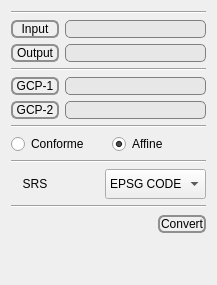
         <widget class="QWidget" name="tab">
          <attribute name="title">
           <string>SHP-Reprojection</string>
          </attribute>
          <layout class="QVBoxLayout" name="verticalLayout_5">
           <item>
            <layout class="QGridLayout" name="gridLayout_3">
             <item row="1" column="0">
              <widget class="QPushButton" name="rpjshpInput">
               <property name="styleSheet">
                <string notr="true">QPushButton {
     border: 2px solid #8f8f91;
     border-radius: 6px;
     background-color: qlineargradient(x1: 0, y1: 0, x2: 0, y2: 1,
                                       stop: 0 #f6f7fa, stop: 1 #dadbde);
     min-width: 44px;
 }

 QPushButton:pressed {
     background-color: qlineargradient(x1: 0, y1: 0, x2: 0, y2: 1,
                                       stop: 0 #dadbde, stop: 1 #f6f7fa);
 }

 QPushButton:flat {
     border: none; /* no border for a flat push button */
 }

 QPushButton:default {
     border-color: navy; /* make the default button prominent */
 }</string>
               </property>
               <property name="text">
                <string>Input</string>
               </property>
              </widget>
             </item>
             <item row="2" column="0">
              <widget class="QPushButton" name="rpjshpOutput">
               <property name="styleSheet">
                <string notr="true">QPushButton {
     border: 2px solid #8f8f91;
     border-radius: 6px;
     background-color: qlineargradient(x1: 0, y1: 0, x2: 0, y2: 1,
                                       stop: 0 #f6f7fa, stop: 1 #dadbde);
     min-width: 44px;
 }

 QPushButton:pressed {
     background-color: qlineargradient(x1: 0, y1: 0, x2: 0, y2: 1,
                                       stop: 0 #dadbde, stop: 1 #f6f7fa);
 }

 QPushButton:flat {
     border: none; /* no border for a flat push button */
 }

 QPushButton:default {
     border-color: navy; /* make the default button prominent */
 }</string>
               </property>
               <property name="text">
                <string>Output</string>
               </property>
              </widget>
             </item>
             <item row="1" column="1">
              <widget class="QLineEdit" name="rpjshpInput_file">
               <property name="styleSheet">
                <string notr="true">QLineEdit {
     border: 1px solid gray;
     border-radius: 5px;
     padding: 0 8px;
     background: rgb(231, 231, 231);
 }</string>
               </property>
              </widget>
             </item>
             <item row="2" column="1">
              <widget class="QLineEdit" name="rpjshpOutput_file">
               <property name="styleSheet">
                <string notr="true">QLineEdit {
     border: 1px solid gray;
     border-radius: 5px;
     padding: 0 8px;
     background: rgb(231, 231, 231);
 }</string>
               </property>
              </widget>
             </item>
             <item row="5" column="0">
              <widget class="QPushButton" name="rpjGCP2">
               <property name="styleSheet">
                <string notr="true">QPushButton {
     border: 2px solid #8f8f91;
     border-radius: 6px;
     background-color: qlineargradient(x1: 0, y1: 0, x2: 0, y2: 1,
                                       stop: 0 #f6f7fa, stop: 1 #dadbde);
     min-width: 44px;
 }

 QPushButton:pressed {
     background-color: qlineargradient(x1: 0, y1: 0, x2: 0, y2: 1,
                                       stop: 0 #dadbde, stop: 1 #f6f7fa);
 }

 QPushButton:flat {
     border: none; /* no border for a flat push button */
 }

 QPushButton:default {
     border-color: navy; /* make the default button prominent */
 }</string>
               </property>
               <property name="text">
                <string>GCP-2</string>
               </property>
              </widget>
             </item>
             <item row="4" column="0">
              <widget class="QPushButton" name="rpjGCP1">
               <property name="styleSheet">
                <string notr="true">QPushButton {
     border: 2px solid #8f8f91;
     border-radius: 6px;
     background-color: qlineargradient(x1: 0, y1: 0, x2: 0, y2: 1,
                                       stop: 0 #f6f7fa, stop: 1 #dadbde);
     min-width: 44px;
 }

 QPushButton:pressed {
     background-color: qlineargradient(x1: 0, y1: 0, x2: 0, y2: 1,
                                       stop: 0 #dadbde, stop: 1 #f6f7fa);
 }

 QPushButton:flat {
     border: none; /* no border for a flat push button */
 }

 QPushButton:default {
     border-color: navy; /* make the default button prominent */
 }</string>
               </property>
               <property name="text">
                <string>GCP-1</string>
               </property>
              </widget>
             </item>
             <item row="5" column="1">
              <widget class="QLineEdit" name="rpjGCP2_file">
               <property name="styleSheet">
                <string notr="true">QLineEdit {
     border: 1px solid gray;
     border-radius: 5px;
     padding: 0 8px;
     background: rgb(231, 231, 231);
 }</string>
               </property>
              </widget>
             </item>
             <item row="4" column="1">
              <widget class="QLineEdit" name="rpjGCP1_file">
               <property name="styleSheet">
                <string notr="true">QLineEdit {
     border: 1px solid gray;
     border-radius: 5px;
     padding: 0 8px;
     background: rgb(231, 231, 231);
 }</string>
               </property>
              </widget>
             </item>
             <item row="3" column="0" colspan="2">
              <widget class="Line" name="line">
               <property name="orientation">
                <enum>Qt::Horizontal</enum>
               </property>
              </widget>
             </item>
             <item row="0" column="0" colspan="2">
              <widget class="Line" name="line_8">
               <property name="orientation">
                <enum>Qt::Horizontal</enum>
               </property>
              </widget>
             </item>
             <item row="11" column="0" colspan="2">
              <widget class="Line" name="line_9">
               <property name="orientation">
                <enum>Qt::Horizontal</enum>
               </property>
              </widget>
             </item>
             <item row="7" column="0" colspan="2">
              <widget class="Line" name="line_11">
               <property name="orientation">
                <enum>Qt::Horizontal</enum>
               </property>
              </widget>
             </item>
             <item row="8" column="0" colspan="2">
              <layout class="QHBoxLayout" name="horizontalLayout">
               <item>
                <widget class="QRadioButton" name="rpjConforme">
                 <property name="text">
                  <string>Conforme</string>
                 </property>
                </widget>
               </item>
               <item>
                <widget class="QRadioButton" name="rpjAffine">
                 <property name="text">
                  <string>Affine</string>
                 </property>
                 <property name="checked">
                  <bool>true</bool>
                 </property>
                </widget>
               </item>
              </layout>
             </item>
             <item row="10" column="0">
              <widget class="QLabel" name="label_4">
               <property name="text">
                <string>SRS</string>
               </property>
               <property name="alignment">
                <set>Qt::AlignCenter</set>
               </property>
              </widget>
             </item>
             <item row="9" column="0" colspan="2">
              <widget class="Line" name="line_10">
               <property name="orientation">
                <enum>Qt::Horizontal</enum>
               </property>
              </widget>
             </item>
             <item row="10" column="1">
              <layout class="QHBoxLayout" name="horizontalLayout_8">
               <item>
                <spacer name="horizontalSpacer_5">
                 <property name="orientation">
                  <enum>Qt::Horizontal</enum>
                 </property>
                 <property name="sizeHint" stdset="0">
                  <size>
                   <width>40</width>
                   <height>20</height>
                  </size>
                 </property>
                </spacer>
               </item>
               <item>
                <widget class="QComboBox" name="setsrs">
                 <property name="minimumSize">
                  <size>
                   <width>0</width>
                   <height>30</height>
                  </size>
                 </property>
                 <item>
                  <property name="text">
                   <string>EPSG CODE</string>
                  </property>
                 </item>
                </widget>
               </item>
              </layout>
             </item>
            </layout>
           </item>
           <item>
            <layout class="QHBoxLayout" name="horizontalLayout_2">
             <item>
              <spacer name="horizontalSpacer_2">
               <property name="orientation">
                <enum>Qt::Horizontal</enum>
               </property>
               <property name="sizeHint" stdset="0">
                <size>
                 <width>40</width>
                 <height>20</height>
                </size>
               </property>
              </spacer>
             </item>
             <item>
              <widget class="QPushButton" name="rpjGo">
               <property name="styleSheet">
                <string notr="true">QPushButton {
     border: 2px solid #8f8f91;
     border-radius: 6px;
     background-color: qlineargradient(x1: 0, y1: 0, x2: 0, y2: 1,
                                       stop: 0 #f6f7fa, stop: 1 #dadbde);
     min-width: 44px;
 }

 QPushButton:pressed {
     background-color: qlineargradient(x1: 0, y1: 0, x2: 0, y2: 1,
                                       stop: 0 #dadbde, stop: 1 #f6f7fa);
 }

 QPushButton:flat {
     border: none; /* no border for a flat push button */
 }

 QPushButton:default {
     border-color: navy; /* make the default button prominent */
 }</string>
               </property>
               <property name="text">
                <string>Convert</string>
               </property>
              </widget>
             </item>
            </layout>
           </item>
           <item>
            <spacer name="verticalSpacer_3">
             <property name="orientation">
              <enum>Qt::Vertical</enum>
             </property>
             <property name="sizeHint" stdset="0">
              <size>
               <width>20</width>
               <height>40</height>
              </size>
             </property>
            </spacer>
           </item>
          </layout>
         </widget>
